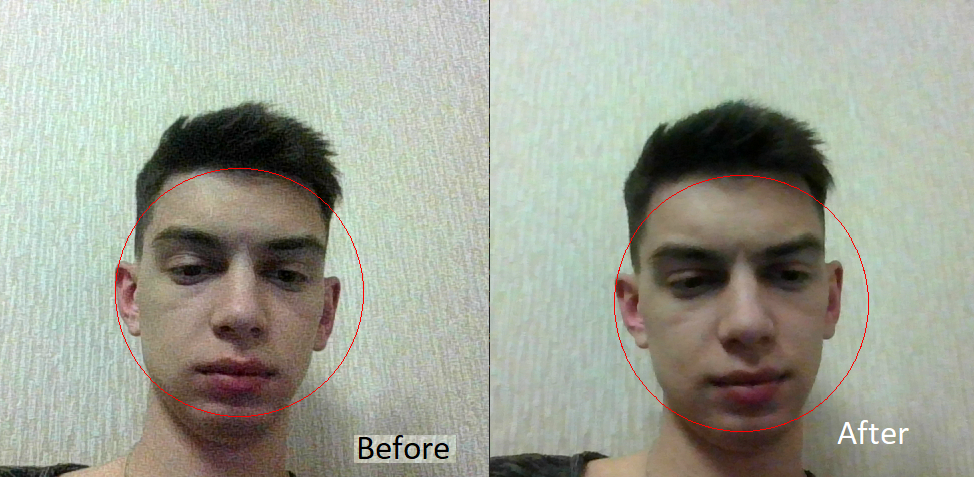
//> input picture sample.png, 974 x 477 px, given in place of the camera
$ ./main   (built with g++ and OpenCV 4)
//> lines starting //> are read from the running program, lines starting //| are printed output that depends on the picture
#include "opencv2/objdetect/objdetect.hpp"
#include "opencv2/highgui/highgui.hpp"
#include "opencv2/imgproc/imgproc.hpp"
#include "opencv2/ml/ml.hpp"

#include <opencv2/core.hpp>
#include <opencv2/videoio.hpp>
#include <opencv2/highgui.hpp>
#include <stdio.h>

#include <iostream>


using namespace cv;
using namespace std;


void detectAndDisplay(Mat& frame);
Mat skin_retouching(Mat& frame);


String cascadeName = "./haarcascade_frontalface_alt.xml";
CascadeClassifier cascade;

// String nestedCascadeName = "./haarcascade_eye_tree_eyeglasses.xml";

int main(int, char**)
{
	double scale = 1.3;

	if (!cascade.load(cascadeName))// Проверка на наличие каскада
	{
		cerr << "ERROR: Could not load classifier cascade" << endl;
	}

	Mat frame;
	//--- INITIALIZE VIDEOCAPTURE
	VideoCapture cap;
	// open the default camera using default API
	// cap.open(0);
	// OR advance usage: select any API backend
	int deviceID = 0;             // 0 = open default camera
	int apiID = cv::CAP_ANY;      // 0 = autodetect default API
	// open selected camera using selected API
	cap.open(deviceID, apiID);
	// check if we succeeded
	if (!cap.isOpened()) {
		cerr << "ERROR! Unable to open camera\n";
		return -1;
	}
	//--- GRAB AND WRITE LOOP
	cout << "Start grabbing" << endl
		<< "Press any key to terminate" << endl;
	for (;;)
	{
		// wait for a new frame from camera and store it into 'frame'
		cap.read(frame);
//> frame is the input picture: 477 rows x 974 cols, CV_8UC3; mean B, G, R 151.4, 163.9, 160.1

		// check if we succeeded
		if (!frame.empty())
		{
			// Модуль сглаживания и ретуши кожи
			skin_retouching(frame);

			// show live and wait for a key with timeout long enough to show images
			detectAndDisplay(frame);
			if (waitKey(5) >= 0)
			break;
		}
	}

	// the camera will be deinitialized automatically in VideoCapture destructor
	return 0;
}


Mat skin_retouching(Mat& frame) {

	Mat dst;

	int value1 = 1, value2 = 2;

	int dx = value1 * 5;
	double fc = value1 * 12.5;
	int p = 50;
	Mat temp1, temp2, temp3, temp4;

	// Filter
	bilateralFilter(frame, temp1, dx, fc, fc);

	temp2 = (temp1 - frame + 128);

	GaussianBlur(temp2, temp3, Size(2 * value2 - 1, 2 * value2 - 1), 0, 0);

	temp4 = frame + 2 * temp3 - 255;

	dst = (frame * (100 - p) + temp4 * p) / 100;
	dst.copyTo(frame);

	return frame;
}


void detectAndDisplay(Mat& frame)
{
	Mat frame_gray;
	cvtColor(frame, frame_gray, COLOR_BGR2GRAY);
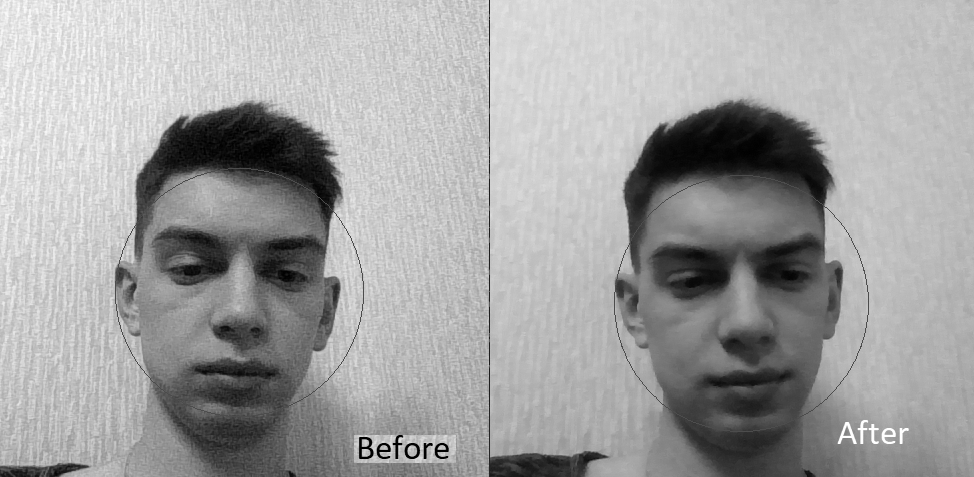
//> frame_gray: 477 rows x 974 cols, CV_8UC1; min 0, max 255, mean 161.8
	equalizeHist(frame_gray, frame_gray);
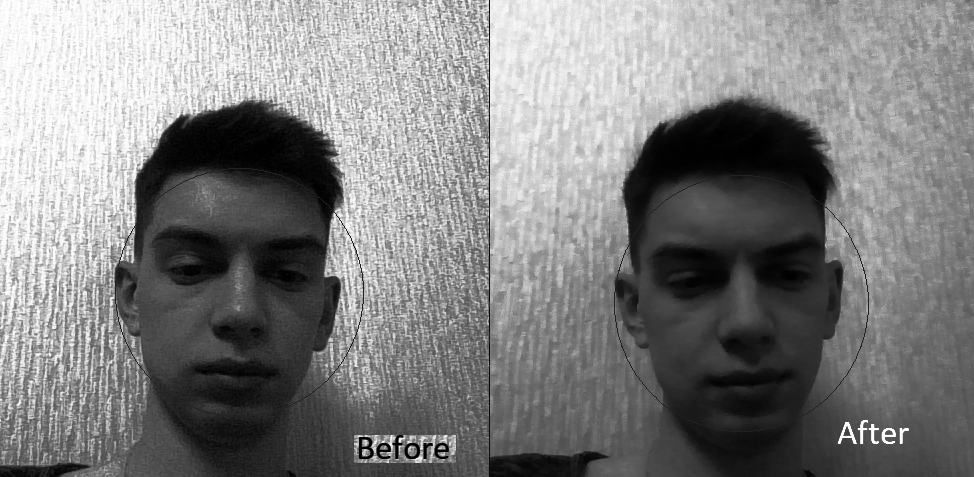
//> frame_gray: 477 rows x 974 cols, CV_8UC1; min 0, max 255, mean 128.5
	//-- Detect faces
	std::vector<Rect> faces;
	cascade.detectMultiScale(frame_gray, faces);
//> faces = 2 Rects (x, y, width, height): [110, 164, 259, 259], [611, 172, 262, 262]
	for (size_t i = 0; i < faces.size(); i++) {
		Point center(faces[i].x + faces[i].width / 2, faces[i].y + faces[i].height / 2);
		ellipse(frame, center, Size(faces[i].width / 2, faces[i].height / 2), 0, 0, 360, Scalar(0, 0, 255), 1);
	}
//> this loop made 2 passes
//> center on passes 1 to 2: Point(239, 293), Point(742, 303)
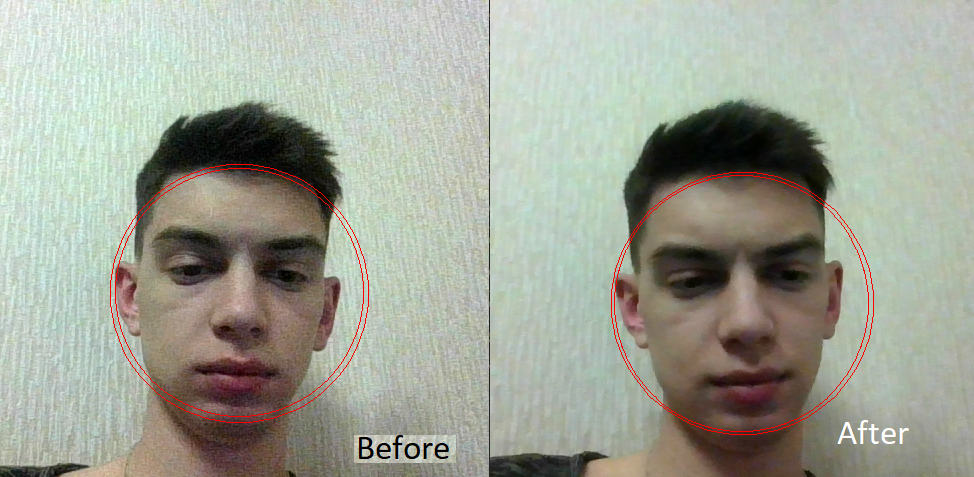
//> frame: 477 rows x 974 cols, CV_8UC3; mean B, G, R 151.6, 163.9, 161
//> the Esc key is pressed
	//-- Show what you got
	imshow("Capture - Face detection", frame);
}
